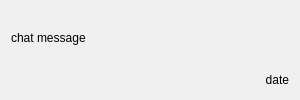
<?xml version="1.0" encoding="UTF-8"?>
<ui version="4.0">
 <class>ChatBubble</class>
 <widget class="QWidget" name="ChatBubble">
  <property name="geometry">
   <rect>
    <x>0</x>
    <y>0</y>
    <width>300</width>
    <height>100</height>
   </rect>
  </property>
  <property name="windowTitle">
   <string>Form</string>
  </property>
  <layout class="QGridLayout" name="gridLayout">
   <item row="0" column="0">
    <layout class="QVBoxLayout" name="verticalLayout">
     <item>
      <widget class="QLabel" name="text">
       <property name="text">
        <string>chat message</string>
       </property>
      </widget>
     </item>
     <item>
      <layout class="QHBoxLayout" name="horizontalLayout">
       <property name="sizeConstraint">
        <enum>QLayout::SetMinimumSize</enum>
       </property>
       <item>
        <spacer name="horizontalSpacer">
         <property name="maximumSize">
          <size>
           <width>16777215</width>
           <height>18</height>
          </size>
         </property>
         <property name="orientation">
          <enum>Qt::Horizontal</enum>
         </property>
         <property name="sizeHint" stdset="0">
          <size>
           <width>40</width>
           <height>18</height>
          </size>
         </property>
        </spacer>
       </item>
       <item>
        <widget class="QWidget" name="statusWidget" native="true">
         <property name="maximumSize">
          <size>
           <width>16777215</width>
           <height>18</height>
          </size>
         </property>
        </widget>
       </item>
       <item>
        <widget class="QLabel" name="datelabel">
         <property name="sizePolicy">
          <sizepolicy hsizetype="Preferred" vsizetype="Minimum">
           <horstretch>0</horstretch>
           <verstretch>0</verstretch>
          </sizepolicy>
         </property>
         <property name="maximumSize">
          <size>
           <width>16777215</width>
           <height>18</height>
          </size>
         </property>
         <property name="text">
          <string>date</string>
         </property>
         <property name="scaledContents">
          <bool>false</bool>
         </property>
         <property name="alignment">
          <set>Qt::AlignRight|Qt::AlignTrailing|Qt::AlignVCenter</set>
         </property>
        </widget>
       </item>
      </layout>
     </item>
    </layout>
   </item>
  </layout>
 </widget>
 <resources/>
 <connections/>
</ui>
